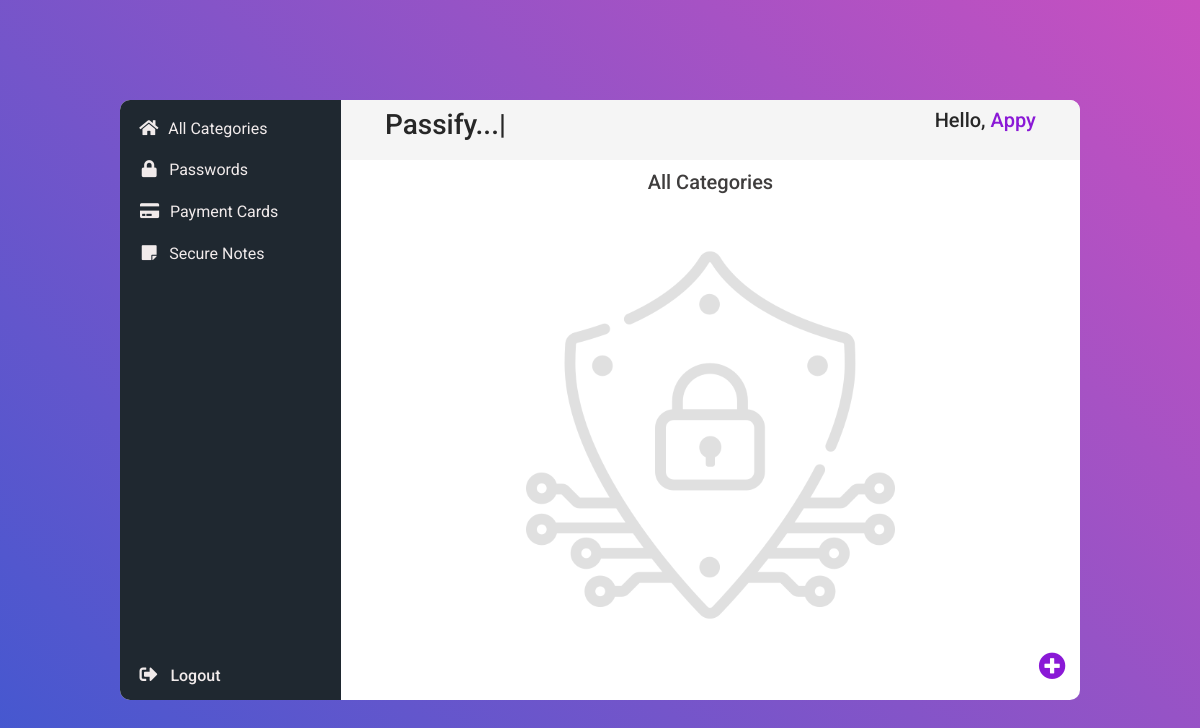
The app's page / (signed in), older data.
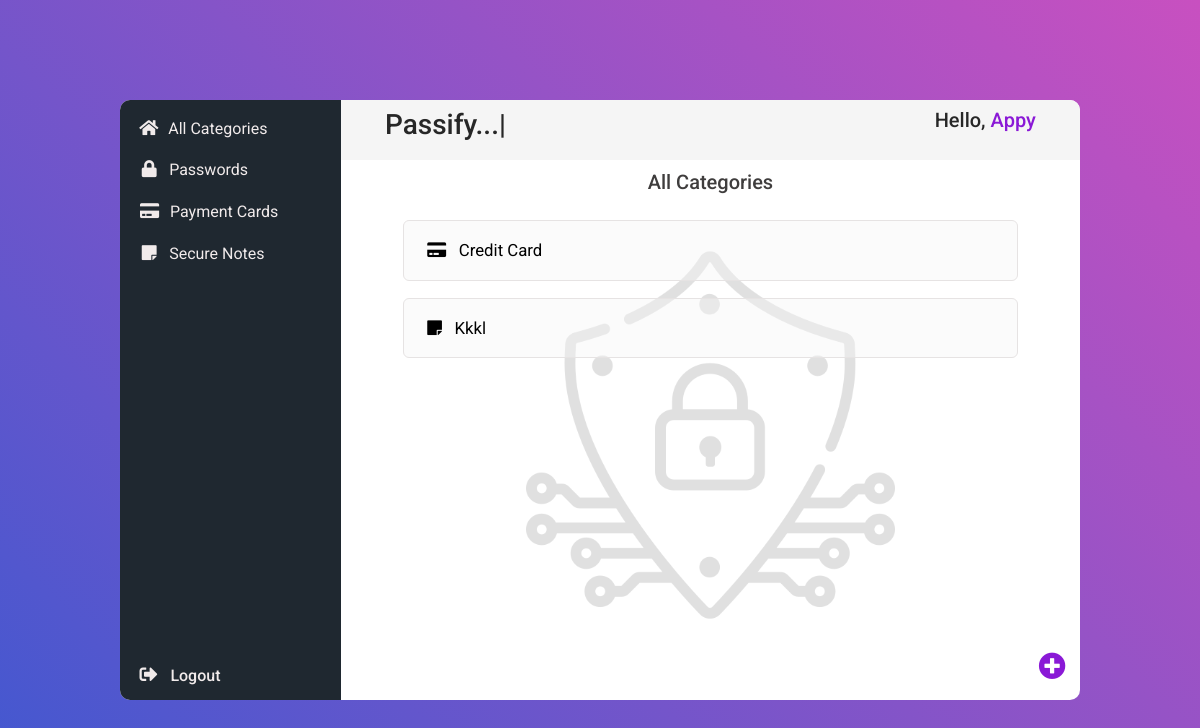
The same page, newer data.
### task/models.py (models this page shows)
class MyUser(models.Model):
    user = models.ForeignKey(User, on_delete=models.CASCADE, related_name="loginpass", default=None, null=True)
    name = models.CharField(max_length=120)
    updated = models.DateField(auto_now=True)

class CreditPass(MyUser):
    card_choices = (
        ('Rupay', 'Rupay'),
        ('Visa', 'Visa'),
        ('Mastercard', 'Mastercard'),
        ('American Express', 'American Express'),
        ('Maestro', 'Maestro'),
        ('UnionPay', 'UnionPay'),
        ('Other', 'Other')
    )
    month_choices = (
        ('01 - January','01 - January'),
        ('02 - February','02 - February'),
        ('03 - March','03 - March'),
        ('04 - April','04 - April'),
        ('05 - May','05 - May'),
        ('06 - June','06 - June'),
        ('07 - July','07 - July'),
        ('08 - August','08 - August'),
        ('09 - September','09 - September'),
        ('10 - October','10 - October'),
        ('11 - November','11 - November'),
        ('12 - December','12 - December'),
    )
    number = models.BinaryField(null=True)
    brand = models.CharField(max_length=120, null=True, choices=card_choices)
    expirationmonth = models.CharField(max_length=120, null=True, choices=month_choices)
    expirationyear = models.PositiveIntegerField(null=True,validators=myvalidators)
    pin = models.BinaryField(null=True)
    cvv = models.BinaryField(null=True)

class MyUser(models.Model):
    user = models.ForeignKey(User, on_delete=models.CASCADE, related_name="loginpass", default=None, null=True)
    name = models.CharField(max_length=120)
    updated = models.DateField(auto_now=True)

class NotesPass(MyUser):
    notes = models.BinaryField(null=True)
    noteskey = models.BinaryField(null=True)

### task/views.py (the view)
# urls.py: path('', allobjects_view, name="home"),
@login_required(login_url='login')
def allobjects_view(request):
    myuser = request.user
    obj0 = LoginPass.objects.filter(user = myuser)
    obj1 = CreditPass.objects.filter(user = myuser)
    obj2 = NotesPass.objects.filter(user = myuser)
    for i in obj0:
        if(len(i.name)>15):
            i.name=i.name[0:14]
            i.name+="..."
    for i in obj1:
        if(len(i.name)>16):
            i.name=i.name[0:16]
            i.name+="..."
    for i in obj2:
        if(len(i.name)>16):
            i.name=i.name[0:16]
            i.name+="..."
    context={
        'loginpass': obj0,
        'creditpass': obj1,
        'notespass': obj2,
    }
    return render(request, 'index.html', context)

### templates/index.html (shortened to what the changed rows need)
<!DOCTYPE html>
<html lang="en">
{% load static %}
<head>
    <link href="https://cdn.jsdelivr.net/npm/bootstrap@5.1.0/dist/css/bootstrap.min.css" rel="stylesheet"
>
    <link rel="stylesheet" type="text/css" href="{% static 'login/fonts/css/all.css' %}">
    <link rel="stylesheet" type="text/css"
        href="{% static 'login/fonts/font-awesome-4.7.0/css/font-awesome.min.css' %}">
    <link rel="stylesheet" type="text/css" href="{% static 'login/vendor/animate/animate.css' %}">
    <link rel="stylesheet" type="text/css" href="{% static 'login/vendor/css-hamburgers/hamburgers.min.css' %}">
    <link rel="stylesheet" type="text/css" href="{% static 'login/vendor/select2/select2.min.css' %}">
    <link rel="stylesheet" type="text/css" href="{% static 'login/css/util.css' %}">
    <link rel="stylesheet" type="text/css" href="{% static 'mycss/base.css' %}">
    <link rel="stylesheet" type="text/css" href="{% static 'login/css/main.css' %}">
</head>
<body>
    <div class="limiter">
        <div class="container-login100">
            <div class="wrap-login100" style="padding: 0em; justify-content: space-between">
                <div class="passes">
                    <div class="pass-cards-notes">
                        <div class="passlistwrapper">
                            <div id="creditshow">
                                {% for i in creditpass %}
                                <a href="{% url 'updatecredit' i.id %}">
                                    <div class="passlist">
                                        <i class="fas fa-credit-card"></i>
                                        <div>{{ i.name }}</div>
                                    </div>
                                </a>
                                {% endfor %}
                            </div>
                            <div id="notesshow">
                                {% for i in notespass %}
                                <a href="{% url 'updatenotes' i.id %}">
                                    <div class="passlist" id="notesshow">
                                        <i class="fas fa-sticky-note"></i> <div>{{ i.name }}</div>
                                    </div>
                                </a>
                                {% endfor %}
                            </div>
                        </div>
                    </div>
                </div>
            </div>
        </div>
    </div>
</body>
</html>

Row changes from the older to the newer data that the page shows:
added CreditPass: name "Credit Card"
added NotesPass: name "Kkkl"
